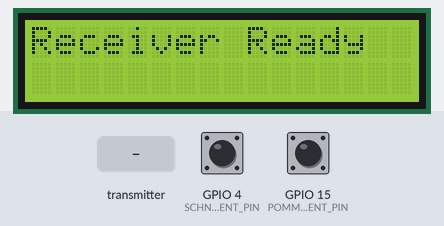
Simulated run of this sketch. Board: ESP32. Shown: 16×2 character LCD. The inputs (shaded band) are chosen by the test bench; at power-on: GPIO 4 (SCHNITZEL_DECREMENT_PIN) HIGH, GPIO 15 (POMMES_DECREMENT_PIN) HIGH. What the sketch prints to the serial monitor is not drawn.

Above: at 1.2 s.
1.3 s: the transmitter starts sending pommesButtonState = 1
At 1.6 s:
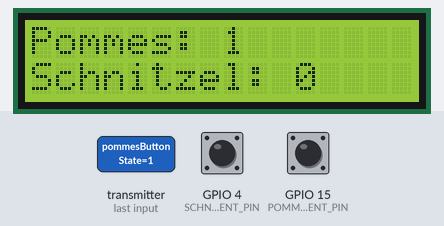
4.3 s: GPIO 4 (SCHNITZEL_DECREMENT_PIN) pulled LOW for 1 s
At 5.11 s:
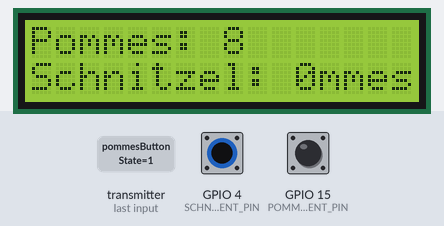
6.8 s: GPIO 15 (POMMES_DECREMENT_PIN) pulled LOW for 1 s
At 7.7 s:
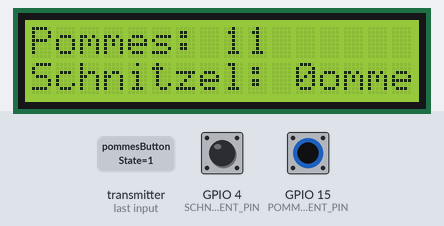
9.3 s: the transmitter starts sending schnitzelButtonState = 1
At 9.6 s:
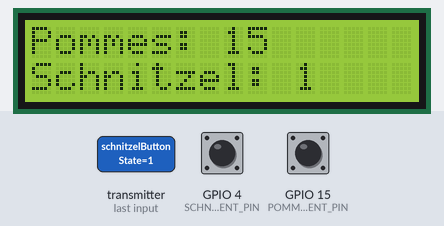
10.8 s: GPIO 4 (SCHNITZEL_DECREMENT_PIN) pulled LOW for 0.15 s
At 11.2 s:
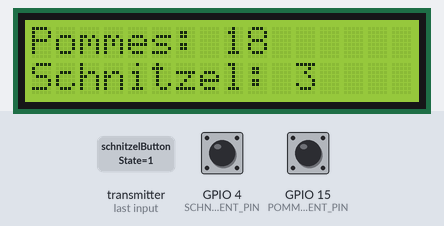
12.4 s: GPIO 15 (POMMES_DECREMENT_PIN) pulled LOW for 0.15 s
At 12.63 s:
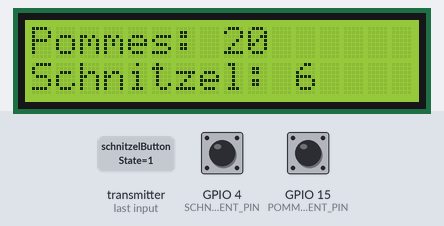
Timing chart, 0 to 15.0 s (numbered marks = the images above; inputs shaded):
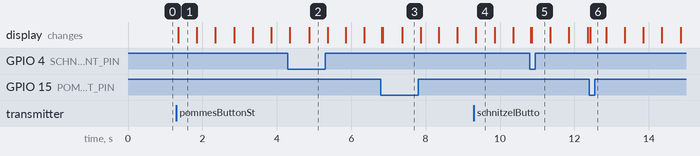

The sketch:

host.ino
```cpp
#include <esp_now.h>
#include <WiFi.h>
#include <Wire.h>
#include <hd44780.h>
#include <hd44780ioClass/hd44780_I2Cexp.h>

#define POMMES_DECREMENT_PIN 15  // Button to decrement Pommes count
#define SCHNITZEL_DECREMENT_PIN 4 // Button to decrement Schnitzel count

hd44780_I2Cexp lcd; // Declare LCD object

// Structure to hold incoming message
typedef struct {
  int pommesButtonState;
  int schnitzelButtonState;
} Message;

Message receivedMessage;

int pommesCount = 0;   // Counter to track "Pommes" button presses
int schnitzelCount = 0;  // Counter to track "Schnitzel" button presses

// New callback function with esp_now_recv_info parameter
void OnDataRecv(const esp_now_recv_info_t *info, const uint8_t *incomingData, int len) {
  // Copy the received data into our message structure
  memcpy(&receivedMessage, incomingData, sizeof(receivedMessage));

  // If the "Pommes" button was pressed (pommesButtonState == 1), increment the Pommes count
  if (receivedMessage.pommesButtonState == 1) {
    pommesCount++;  // Increment Pommes count
    Serial.print("Pommes button pressed! Total count: ");
    Serial.println(pommesCount);
  }

  // If the "Schnitzel" button was pressed (schnitzelButtonState == 1), increment the Schnitzel count
  if (receivedMessage.schnitzelButtonState == 1) {
    schnitzelCount++;  // Increment Schnitzel count
    Serial.print("Schnitzel button pressed! Total count: ");
    Serial.println(schnitzelCount);
  }

  // Update the LCD display with both counts
  lcd.clear();
  lcd.print("Pommes: ");
  lcd.print(pommesCount);
  lcd.setCursor(0, 1);
  lcd.print("Schnitzel: ");
  lcd.print(schnitzelCount);
}

void setup() {
  // Initialize Serial Monitor for debugging
  Serial.begin(115200);

  // Initialize LCD with I2C expander
  lcd.begin(16, 2);  // 16 columns and 2 rows
  lcd.clear();
  lcd.print("Receiver Ready");

  // Set up decrement buttons
  pinMode(POMMES_DECREMENT_PIN, INPUT_PULLUP);
  pinMode(SCHNITZEL_DECREMENT_PIN, INPUT_PULLUP);

  // Set ESP32 as a Wi-Fi Station
  WiFi.mode(WIFI_STA);

  // Initialize ESP-NOW
  if (esp_now_init() != ESP_OK) {
    lcd.clear();
    lcd.print("ESP-NOW Init Fail");
    Serial.println("Error initializing ESP-NOW");
    return;
  }

  // Register receive callback function
  esp_now_register_recv_cb(OnDataRecv);

  Serial.println("ESP-NOW Initialized");
}

void loop() {
  // Check if Pommes decrement button is pressed
  if (digitalRead(POMMES_DECREMENT_PIN) == LOW) {
    if (pommesCount > 0) {
      pommesCount--;  // Decrement Pommes count
    }
    Serial.print("Pommes decrement button pressed! New count: ");
    Serial.println(pommesCount);

    // Update the LCD display
    lcd.clear();
    lcd.print("Pommes: ");
    lcd.print(pommesCount);
    lcd.setCursor(0, 1);
    lcd.print("Schnitzel: ");
    lcd.print(schnitzelCount);

    delay(500);  // Simple debounce delay
  }

  // Check if Schnitzel decrement button is pressed
  if (digitalRead(SCHNITZEL_DECREMENT_PIN) == LOW) {
    if (schnitzelCount > 0) {
      schnitzelCount--;  // Decrement Schnitzel count
    }
    Serial.print("Schnitzel decrement button pressed! New count: ");
    Serial.println(schnitzelCount);

    // Update the LCD display
    lcd.clear();
    lcd.print("Pommes: ");
    lcd.print(pommesCount);
    lcd.setCursor(0, 1);
    lcd.print("Schnitzel: ");
    lcd.print(schnitzelCount);

    delay(500);  // Simple debounce delay
  }

  // The receiver doesn't need to do anything else in the loop
}
```

Measured:
- after the input at 1.3 s, the display: changes after 0.05 s (image 1)
- after the input at 4.3 s, the display: first differs from a run without the input after 0.57 s (image 2)
- what the display in image 1 shows lasts 0.5 s, from 1.4 s to 1.9 s
